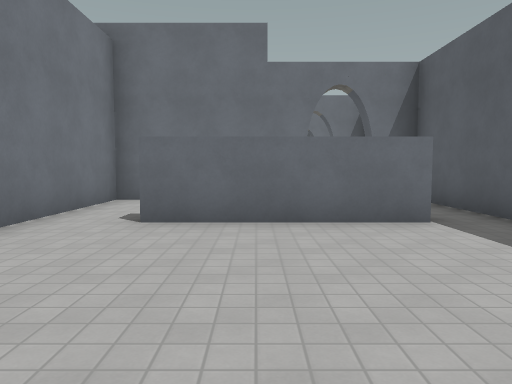
[1] (above)

18 first-person views from a walk through a 3-D level made in the Godot game engine. The camera is 1.5 m above the floor, tilts 4° down and sees 70° across. The floor is counted in squares, 2 m on a side. Each view is taken from the middle of a square. On the plan, view 1 faces up. The plan holds only what a view shows up to about 11 squares ahead; the rest is blank. Some surface patterns are stand-ins.

[2]
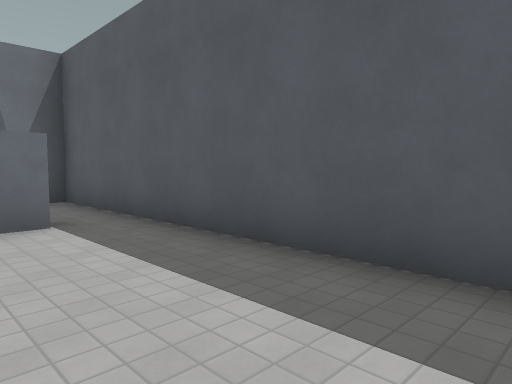

[3]
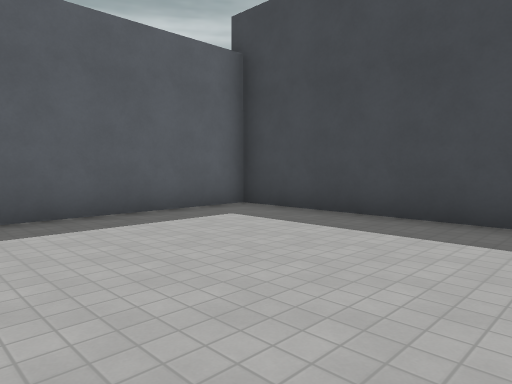

[4]
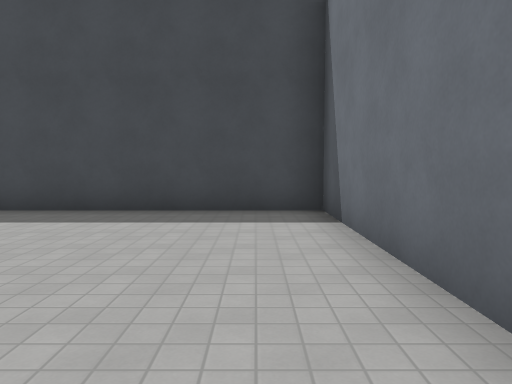

[5]
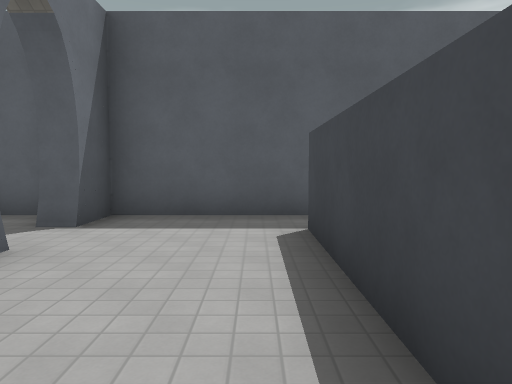

[6]
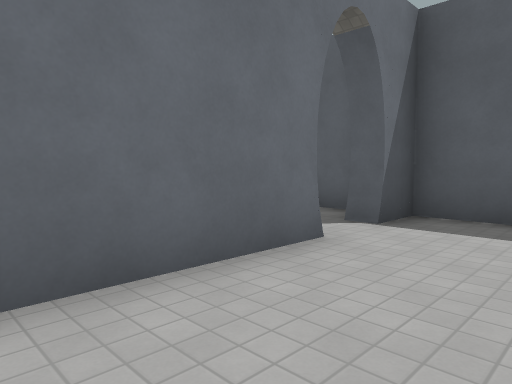

[7]
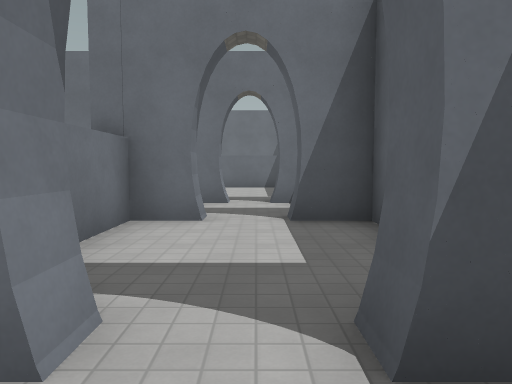

[8]
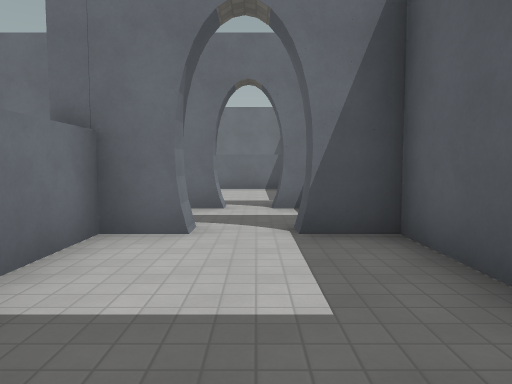

[9]
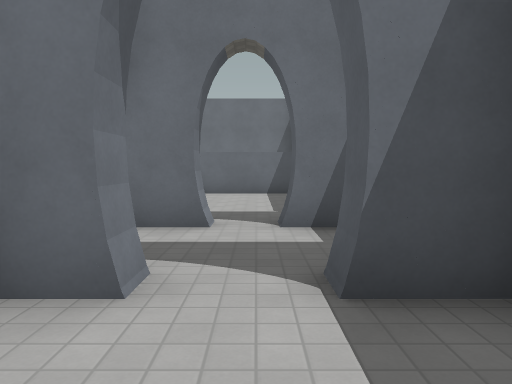

[10]
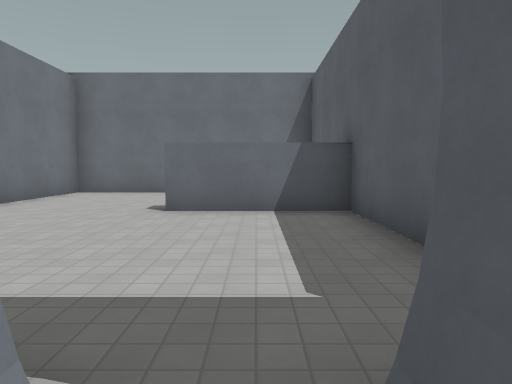

[11]
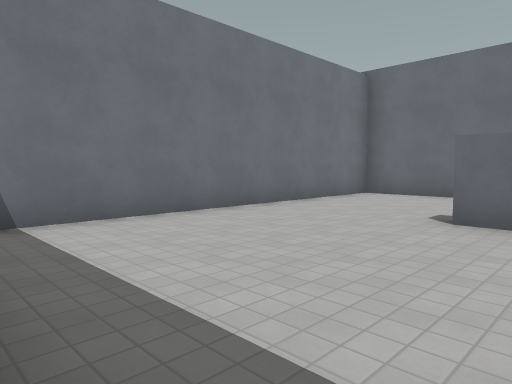

[12]
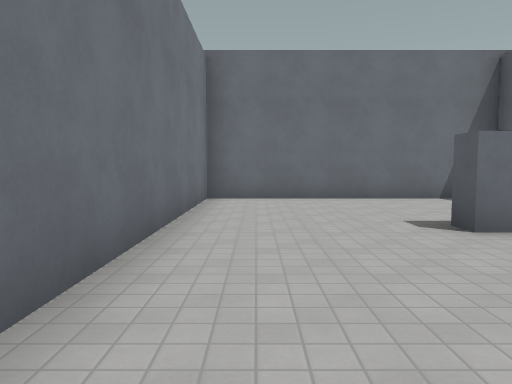

[13]
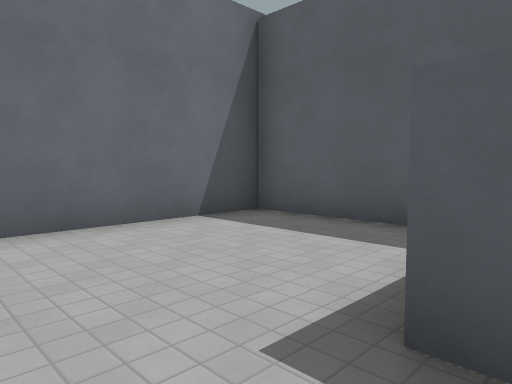

[14]
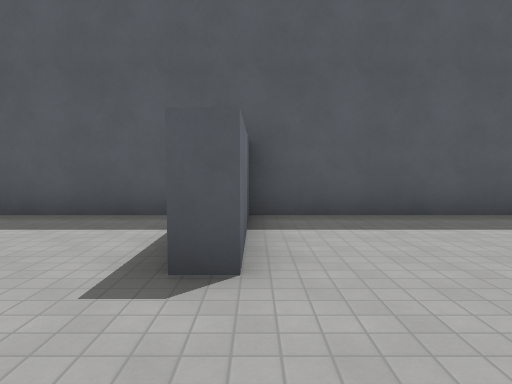

[15]
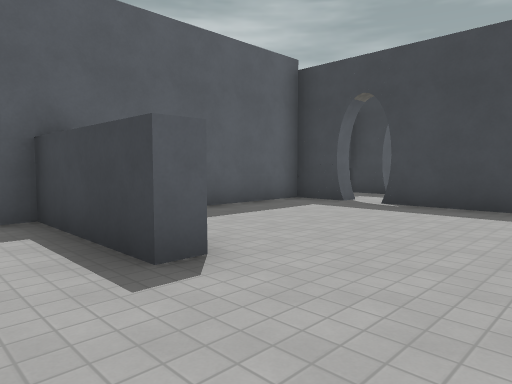

[16]
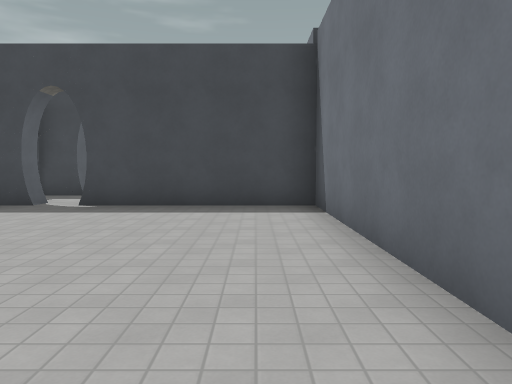

[17]
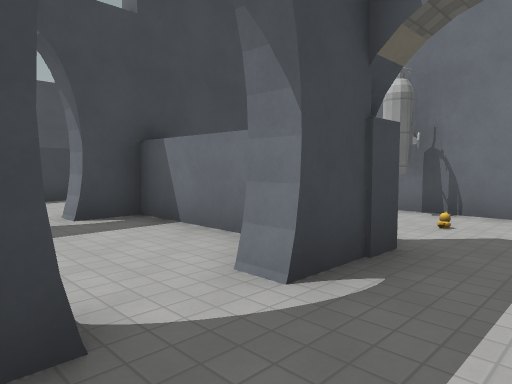

[18]
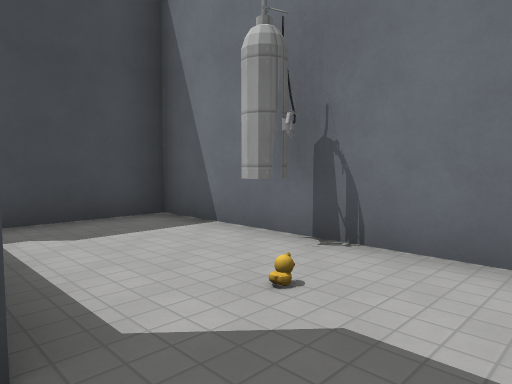

### Floor plan
Points are (right, up) in squares from view 1. A wall is a line through its corners. A room is listed if a view was taken in it or the views show most of it. See-through windows are left out.
Room 1 (views 1, 2, 3)
walls: (2.4, 4.9) (-1.6, 4.9); (-3.1, 4.5) (-3.1, -1.2) (3.6, -1.2) (3.6, 4.5)
ways out: opening at (-2, 5) to room 2; opening at (3, 5) to room 2
Room 2 (views 4, 5, 6, 7, 8)
walls: (-1.2, 5.4) (2.4, 5.4); (1.2, 8.7) (1.2, 8.2) (-3.1, 8.2) (-3.1, 4.5); (3.6, 4.5) (3.6, 8.2) (2.5, 8.2)
ways out: opening at (-2, 5) to room 1; opening at (3, 5) to room 1; opening at (2, 9) to room 3
Room 3 (view 9)
walls: (1.2, 12.5) (1.2, 12) (0.3, 12) (0.3, 8.7) (1.2, 8.7); (3.6, 9.2) (3.6, 12) (2.5, 12) (2.5, 12.5); (2.5, 8.2) (2.5, 8.7)
ways out: opening at (2, 9) to room 2; opening at (2, 12) to room 4
Room 4 (views 10, 11, 18)
walls: (1.3, 14.5) (0.4, 14.5); (1.2, 15) (1.2, 14.5); (2.5, 14.5) (2.5, 15); (-0.4, 12.5) (1.2, 12.5)
low walls: (1.3, 15) (1.3, 14.5)
ways out: opening at (2, 12) to room 3; opening at (2, 15) to room 5; opening at (3.5, 13.5) to room 6; opening at (0.5, 13.5) to room 7
Room 5 (views 12, 13, 14, 15, 16)
walls: (2.5, 15) (3.6, 15) (3.6, 20.1) (0.5, 20.1) (0.5, 20.6) (3.6, 20.6) (3.6, 24.6) (-3.1, 24.6) (-3.1, 15) (1.3, 15)
ways out: opening at (2, 15) to room 4
Room 6 (view 17)
walls: (3.1, 14.5) (2.5, 14.5); (2.5, 12.5) (3.6, 12.5); (-3.1, 12.5) (-3.1, 11.6)
ways out: opening at (3.5, 13.5) to room 4
Room 7 (no view inside)
walls: (-3.1, 11.6) (-3.1, 8.7) (-0.9, 8.7); (-3.1, 13.5) (-3.1, 12.5)
ways out: opening at (0.5, 13.5) to room 4

Positions as (right, up) in squares from view 1, and headings:
1: (0, 0), facing up
2: (1, 0), facing up-right
3: (-2, 4), facing down-right
4: (-2, 5), facing down
5: (-2, 6), facing right
6: (-2, 6), facing up-right
7: (2, 7), facing up
8: (2, 8), facing up
9: (2, 10), facing up
10: (2, 14), facing up
11: (2, 15), facing up-left
12: (-2, 16), facing up
13: (-1, 20), facing up-right
14: (-2, 20), facing right
15: (-2, 22), facing down-right
16: (-2, 22), facing down
17: (3, 14), facing down-left
18: (0, 14), facing down-left
